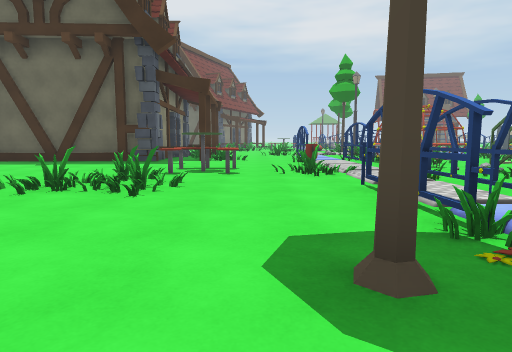
view 1 (above)

24 first-person views from a walk through a Unity game level. The camera is 1.3 m above the floor, tilts 6° down and sees 75° across. The floor is counted in squares, 2 m on a side. Each view is taken from the middle of a square. On the plan, view 1 faces up. The plan holds only what a view shows up to about 10 squares ahead; the rest is blank. The place goes on beyond the plan. Some animated figures are not drawn. Some surface patterns are stand-ins.

view 2
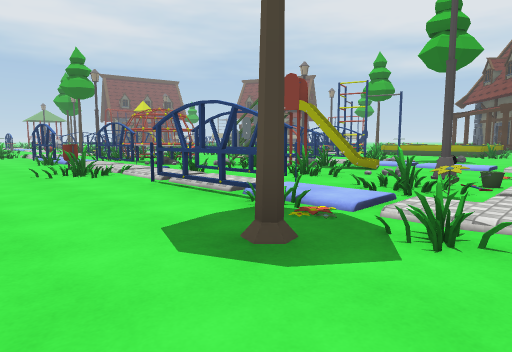

view 3
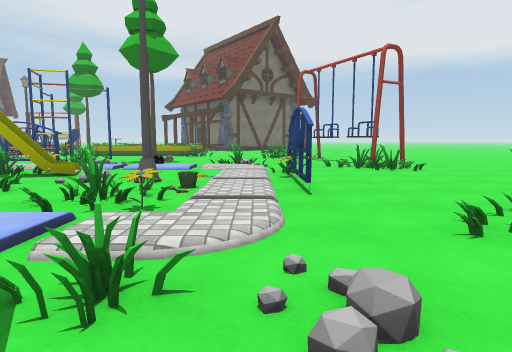

view 4
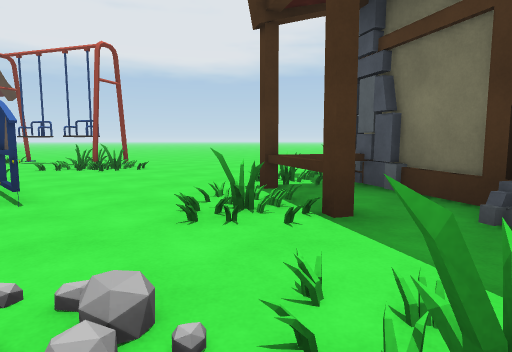

view 5
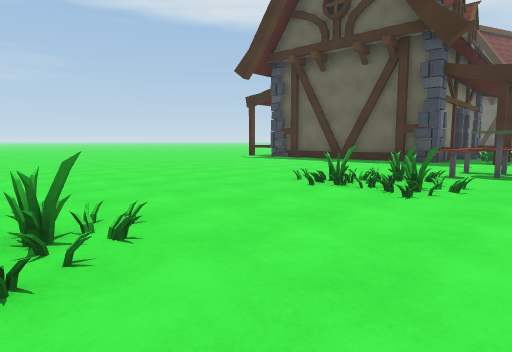

view 6
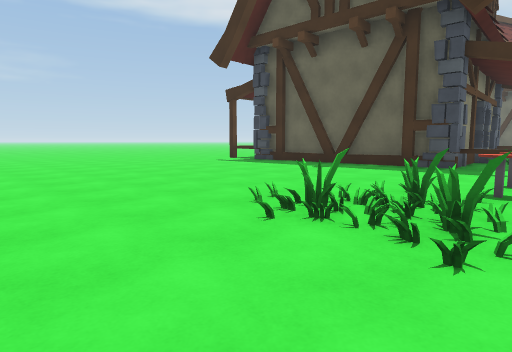

view 7
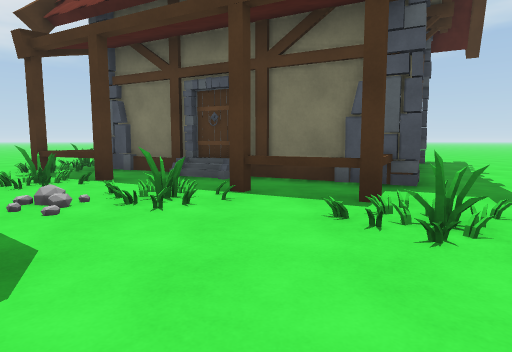

view 8
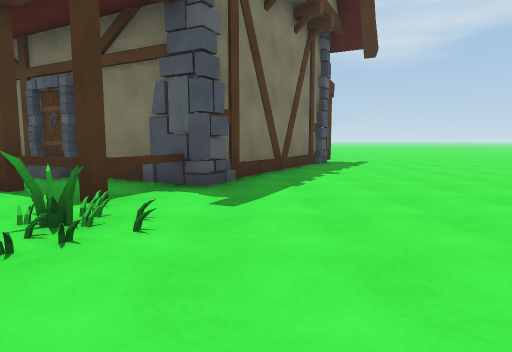

view 9
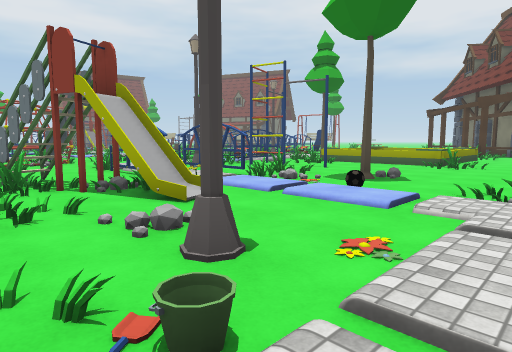

view 10
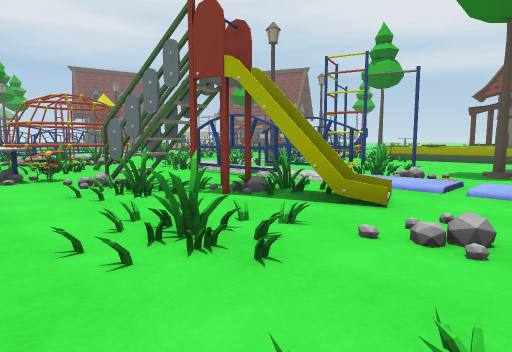

view 11
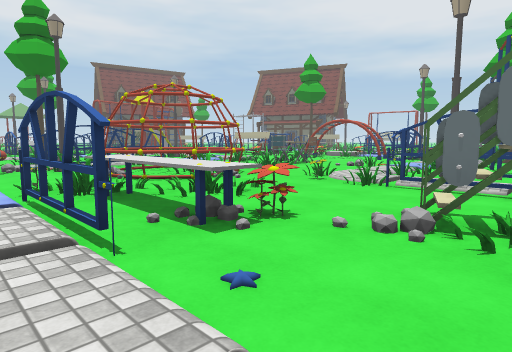

view 12
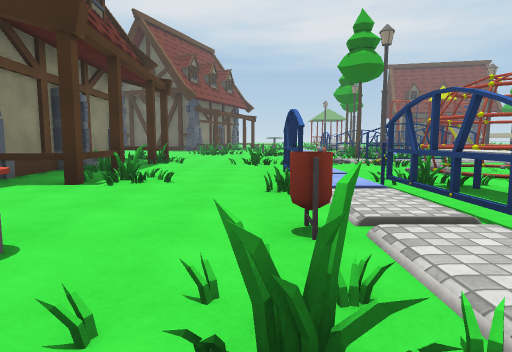

view 13
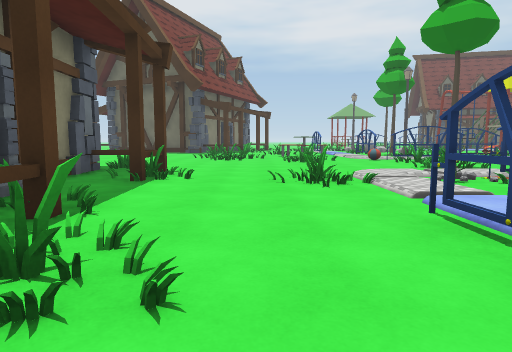

view 14
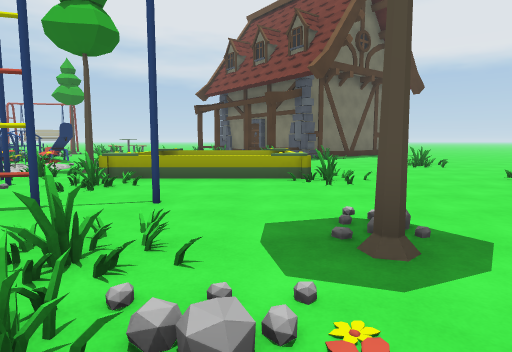

view 15
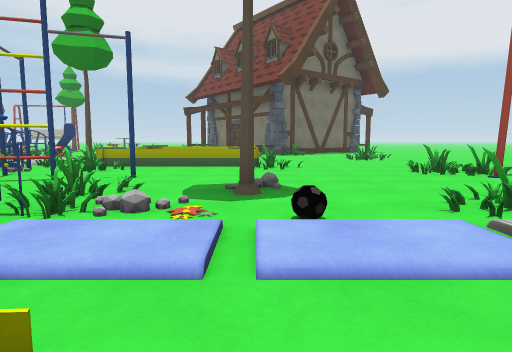

view 16
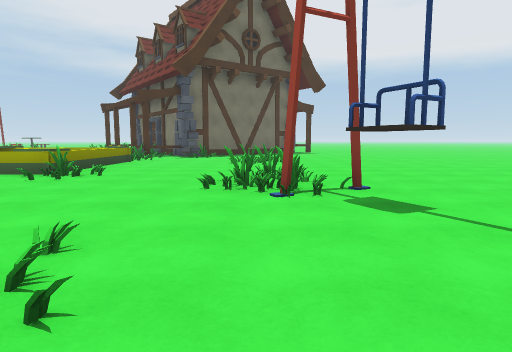

view 17
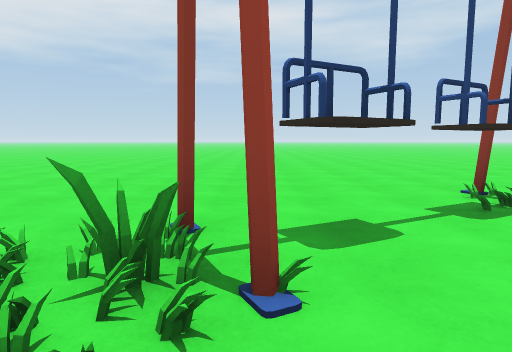

view 18
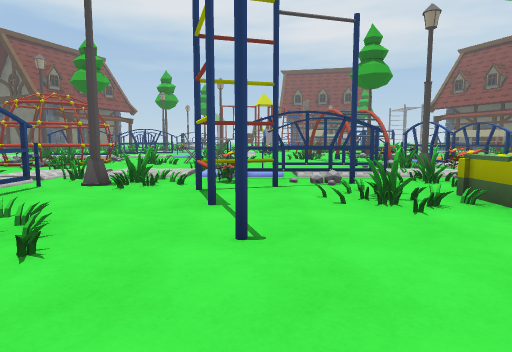

view 19
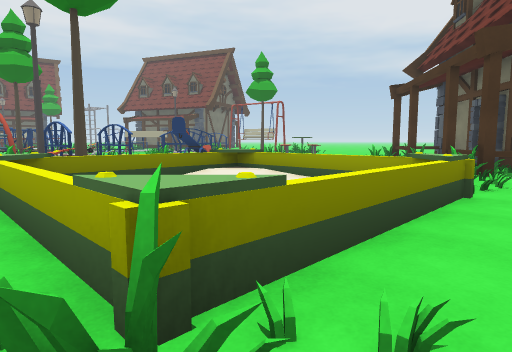

view 20
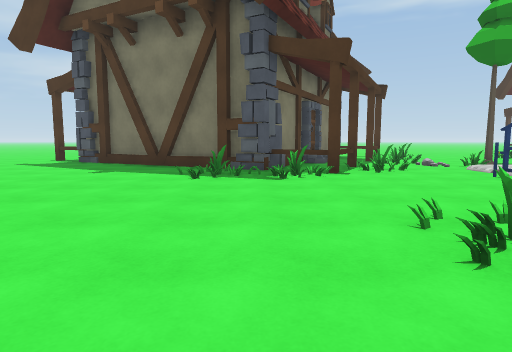

view 21
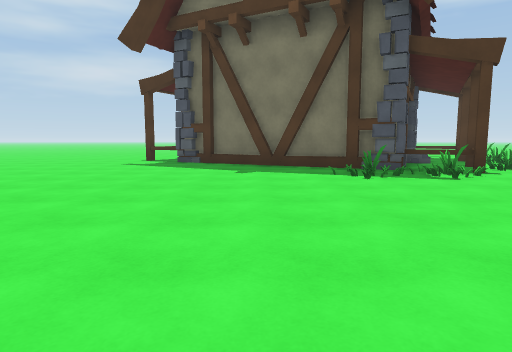

view 22
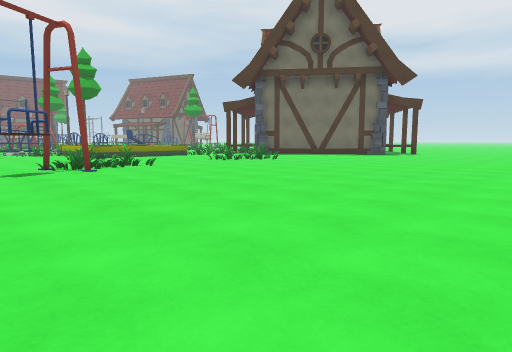

view 23
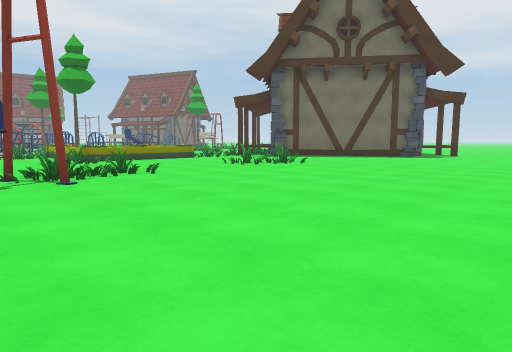

view 24
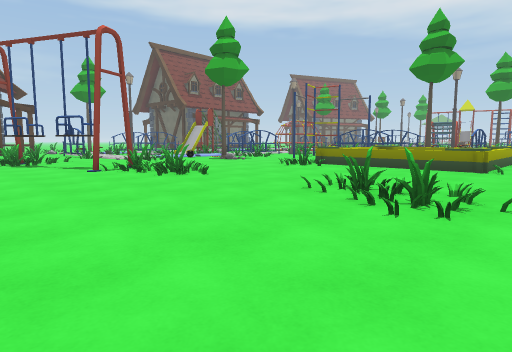

### Floor plan
Key: @ floor where view 1 was taken; # wall or solid block; . main floor; : floor 0.25 m higher than the main floor; / step, stairs or slope; = window, fence, low wall or low ledge; ^ raised ledge; T thing the floor can be seen under or through; O other object.
Columns run from 7 left of view 1 to 20 right of it. Each row starts with its distance up from view 1.
 20      ...//./OO
 19      .......O.
 18    .O....../O.
 17    ###...////
 16    #.O..////#.O.
 15    #....O/OO/...
 14    ##..../.OOOO
 13    ##O.../..O.//OOOO    /#
 12     #=O..#O.O.O.//....#O##
 11 ###### ..#/O.O..../....O##
 10 ........O/#OO.OO//OTTT###
  9 ........./#O..O:O/ TTTOO.
  8 .....OO.O#.O...##OOTTTOO.O
  7 .....OO.O/..O..##O=..O^==^O
  6 ........//O/O#.##.....= :=
  5 ....OO...##./#O #O.#..=  =.
  4 .........##O/#O:O.....=  =.
  3 .........##///./.O...O^==^OO
  2 .........:/OO..:...........
  1 .....O..OOO....:O..........
  0 ....##.@..//#///O..........
 -1 ....=##O.....OO....OO....OO.
 -2 ....#....O........##O.......
 -3 ...####/.##....OO#..........
 -4 ...#  #####O....#...........
 -5 ..##     #..................
 -6 ..#     ##.O................
 -7 .##     #...................
 -8        ##...................
 -9        #....................
-10        #...................

Positions as (right, up) in squares from view 1, and headings:
1: (0, 0), facing up
2: (-1, 0), facing up-right
3: (0, 0), facing right
4: (0, 0), facing down-right
5: (0, 0), facing up-left
6: (-1, 2), facing up-left
7: (-1, 3), facing down
8: (-4, 3), facing down
9: (4, 0), facing up-right
10: (3, 2), facing up-right
11: (2, 6), facing up-right
12: (1, 6), facing up
13: (0, 10), facing up
14: (8, 4), facing right
15: (6, 3), facing right
16: (8, -1), facing right
17: (12, 0), facing down
18: (12, 3), facing up
19: (14, 2), facing up-right
20: (10, -5), facing left
21: (10, -8), facing left
22: (10, -10), facing up-right
23: (11, -8), facing up-right
24: (20, -5), facing up-left
